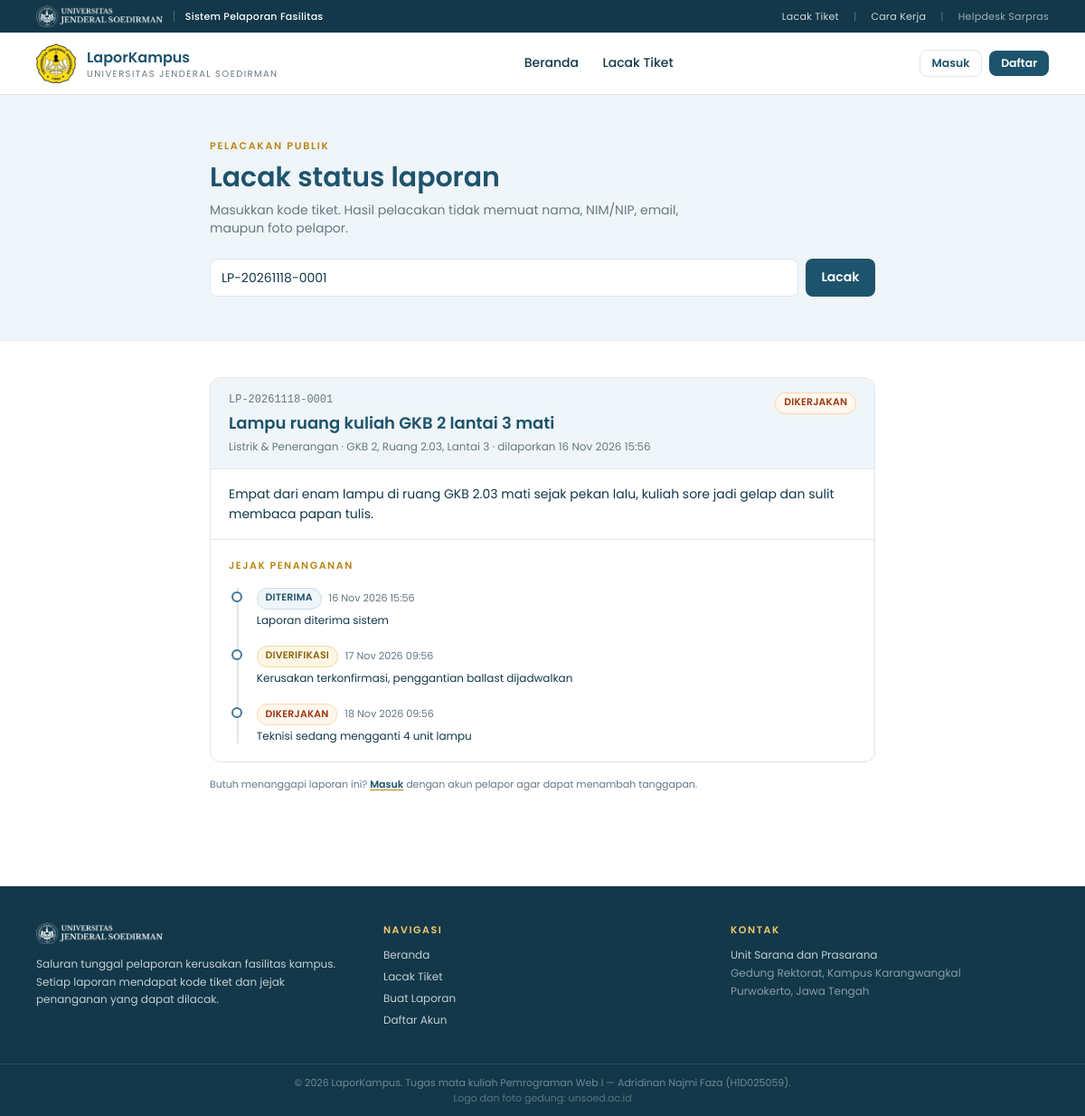
/track.php?kode=LP-20261118-0001, run on the app's committed database.
### tables this page shows
CREATE TABLE laporan (
  id          INT AUTO_INCREMENT PRIMARY KEY,
  kode        VARCHAR(20)  NOT NULL UNIQUE,
  user_id     INT          NOT NULL,
  kategori_id INT          NOT NULL,
  judul       VARCHAR(120) NOT NULL,
  deskripsi   TEXT         NOT NULL,
  lokasi      VARCHAR(160) NOT NULL,
  foto        VARCHAR(255) DEFAULT NULL,
  status      ENUM('diterima','diverifikasi','dikerjakan','selesai','ditolak') NOT NULL DEFAULT 'diterima',
  dibuat      DATETIME NOT NULL DEFAULT CURRENT_TIMESTAMP,
  diperbarui  DATETIME NOT NULL DEFAULT CURRENT_TIMESTAMP ON UPDATE CURRENT_TIMESTAMP,
  CONSTRAINT fk_lap_user FOREIGN KEY (user_id)     REFERENCES users(id)    ON DELETE CASCADE,
  CONSTRAINT fk_lap_kat  FOREIGN KEY (kategori_id) REFERENCES kategori(id) ON DELETE RESTRICT,
  INDEX idx_status (status),
  INDEX idx_kategori (kategori_id),
  INDEX idx_dibuat (dibuat)
);

CREATE TABLE kategori (
  id       INT AUTO_INCREMENT PRIMARY KEY,
  nama     VARCHAR(80) NOT NULL UNIQUE,
  sla_hari SMALLINT    NOT NULL DEFAULT 7
);

CREATE TABLE riwayat (
  id         INT AUTO_INCREMENT PRIMARY KEY,
  laporan_id INT NOT NULL,
  status     VARCHAR(20) NOT NULL,
  catatan    VARCHAR(255) DEFAULT NULL,
  oleh_id    INT DEFAULT NULL,
  waktu      DATETIME NOT NULL DEFAULT CURRENT_TIMESTAMP,
  CONSTRAINT fk_riw_lap  FOREIGN KEY (laporan_id) REFERENCES laporan(id) ON DELETE CASCADE,
  CONSTRAINT fk_riw_user FOREIGN KEY (oleh_id)    REFERENCES users(id)   ON DELETE SET NULL,
  INDEX idx_laporan (laporan_id)
);

### track.php (the view, shortened to what this page needs)
<?php
require_once __DIR__ . '/includes/auth.php';
$kode   = strtoupper(trim((string) ($_GET['kode'] ?? '')));
$kode   = preg_replace('/\s+/', '', $kode);
$laporan = null;
$riwayat = [];
if ($kode !== '') {
    $st = $pdo->prepare(
        'SELECT l.kode, l.judul, l.deskripsi, l.lokasi, l.status, l.dibuat,
                k.nama AS kategori, k.sla_hari
         FROM laporan l JOIN kategori k ON k.id = l.kategori_id
         WHERE l.kode = ?'
    );
    $st->execute([$kode]);
    $laporan = $st->fetch();
    if ($laporan) {
        $sr = $pdo->prepare('SELECT status, catatan, waktu FROM riwayat WHERE laporan_id = (SELECT id FROM laporan WHERE kode = ?) ORDER BY waktu ASC, id ASC');
        $sr->execute([$kode]);
        $riwayat = $sr->fetchAll();
    }
}
include __DIR__ . '/includes/header.php';
?>
<section class="border-b border-line bg-navy-light">
  <div class="mx-auto max-w-3xl px-4 py-12">
    <p class="text-[11px] font-semibold uppercase tracking-[0.16em] text-gold">Pelacakan publik</p>
    <h1 class="mt-2 text-2xl font-semibold text-navy sm:text-3xl">Lacak status laporan</h1>
    <p class="mt-2 max-w-xl text-sm text-muted">
      Masukkan kode tiket. Hasil pelacakan tidak memuat nama, NIM/NIP, email, maupun foto pelapor.
    </p>
    <form method="get" action="<?= BASE ?>/track.php" class="mt-6 flex flex-col gap-2 sm:flex-row">
      <input type="text" name="kode" value="<?= e($kode) ?>" placeholder="LP-20261118-0001"
             maxlength="20" required
             class="w-full rounded-lg border border-line bg-white px-3 py-2.5 text-sm focus:border-navy focus:outline-none focus:ring-2 focus:ring-navy/15">
      <button type="submit" class="btn btn-primary shrink-0">Lacak</button>
    </form>
  </div>
</section>
<div class="mx-auto max-w-3xl px-4 py-10">
<?php if ($kode === ''): ?>
  <div class="card p-6 text-sm text-muted">
    Belum ada kode dimasukkan. Kode tiket berformat <span class="font-mono text-navy">LP-YYYYMMDD-NNNN</span>
    dan dikirim saat laporan berhasil dibuat.
  </div>
<?php else: ?>
  <div class="card overflow-hidden">
    <div class="flex flex-wrap items-start justify-between gap-3 border-b border-line bg-navy-light px-5 py-4">
      <div>
        <p class="font-mono text-xs text-muted"><?= e($laporan['kode']) ?></p>
        <h2 class="mt-1 text-lg font-semibold text-navy"><?= e($laporan['judul']) ?></h2>
        <p class="mt-1 text-xs text-muted">
          <?= e($laporan['kategori']) ?> &middot; <?= e($laporan['lokasi']) ?> &middot;
          dilaporkan <?= date('d M Y H:i', strtotime($laporan['dibuat'])) ?>
        </p>
      </div>
      <div class="flex flex-col items-end gap-1">
        <?= badge_status($laporan['status']) ?>
      </div>
    </div>
    <div class="px-5 py-4">
      <p class="text-sm leading-relaxed text-navy-dark"><?= nl2br(e($laporan['deskripsi'])) ?></p>
    </div>
    <div class="border-t border-line px-5 py-5">
      <h3 class="text-[11px] font-semibold uppercase tracking-[0.14em] text-gold">Jejak penanganan</h3>
      <div class="timeline mt-4">
        <?php foreach ($riwayat as $r): ?>
          <div class="timeline-item <?= in_array($r['status'], ['selesai', 'ditolak'], true) ? 'final' : '' ?>">
            <div class="flex flex-wrap items-center gap-2">
              <?= badge_status($r['status']) ?>
              <span class="timeline-waktu"><?= date('d M Y H:i', strtotime($r['waktu'])) ?></span>
            </div>
            <?php if (!empty($r['catatan'])): ?>
              <p class="mt-1 text-xs text-navy-dark"><?= e($r['catatan']) ?></p>
            <?php endif; ?>
          </div>
        <?php endforeach; ?>
      </div>
    </div>
  </div>
  <p class="mt-4 text-[11px] text-muted">
    Butuh menanggapi laporan ini? <a href="<?= BASE ?>/login.php" class="font-semibold text-navy underline decoration-gold underline-offset-2">Masuk</a>
    dengan akun pelapor agar dapat menambah tanggapan.
  </p>
<?php endif; ?>
</div>
<?php include __DIR__ . '/includes/footer.php'; ?>

### includes/fungsi.php (shortened to what this page needs)
<?php
function e($v): string
{
    return htmlspecialchars((string) $v, ENT_QUOTES, 'UTF-8');
}
function status_label(string $s): string
{
    $map = [
        'diterima'     => 'Diterima',
        'diverifikasi' => 'Diverifikasi',
        'dikerjakan'   => 'Dikerjakan',
        'selesai'      => 'Selesai',
        'ditolak'      => 'Ditolak',
    ];
    return $map[$s] ?? ucfirst($s);
}
function badge_status(string $s): string
{
    return '<span class="badge badge-' . e($s) . '">' . e(status_label($s)) . '</span>';
}

### assets/style.css (style rules this page uses)
:root { --navy: #1d536c; --navy-dark: #12384a; --navy-mid: #3f7896; --gold: #b98515; --gold-bright: #eeb700; --line: #e0e6ea; --muted: #657985; }
body { font-family: 'Poppins', 'Segoe UI', system-ui, sans-serif; }
.btn { display: inline-flex; align-items: center; justify-content: center; gap: .45rem; padding: .6rem 1.1rem; border-radius: .5rem; font-size: .875rem; font-weight: 600; line-height: 1.2; transition: background .15s, color .15s, border-color .15s; cursor: pointer; }
.btn-primary { background: var(--navy); color: #fff; }
.card { background: #fff; border: 1px solid var(--line); border-radius: .75rem; }
.badge { display: inline-block; padding: .18rem .55rem; border-radius: 999px; border: 1px solid transparent; font-size: .68rem; font-weight: 600; letter-spacing: .02em; text-transform: uppercase; }
.badge-diterima { background: #eff5f8; color: #1d536c; border-color: #cbdde6; }
.badge-diverifikasi { background: #fdf6e3; color: #8a6410; border-color: #efd9a3; }
.badge-dikerjakan { background: #fff7ed; color: #9a3412; border-color: #fed7aa; }
.timeline { position: relative; margin-left: .55rem; border-left: 2px solid var(--line); padding-left: 1.25rem; }
.timeline-item { position: relative; padding-bottom: 1.25rem; }
.timeline-item:last-child { padding-bottom: 0; }
.timeline-item::before { content: ''; position: absolute; left: -1.72rem; top: .28rem; width: .75rem; height: .75rem; border-radius: 999px; background: #fff; border: 2px solid var(--navy-mid); }
.timeline-waktu { font-size: .7rem; color: var(--muted); }

### data on the page
laporan: kode "LP-20261118-0001", judul "Lampu ruang kuliah GKB 2 lantai 3 mati", kategori.nama "Listrik & Penerangan", lokasi "GKB 2, Ruang 2.03, Lantai 3", dibuat "16 Nov 2026 15:56", status "DIKERJAKAN", deskripsi "Empat dari enam lampu di ruang GKB 2.03 mati sejak pekan lalu, kuliah sore jadi gelap dan sulit membaca papan tulis."
riwayat: status "DITERIMA", waktu "16 Nov 2026 15:56", catatan "Laporan diterima sistem"
riwayat: status "DIVERIFIKASI", waktu "17 Nov 2026 09:56", catatan "Kerusakan terkonfirmasi, penggantian ballast dijadwalkan"
riwayat: status "DIKERJAKAN", waktu "18 Nov 2026 09:56", catatan "Teknisi sedang mengganti 4 unit lampu"

### other printed values
APP_NAME "LaporKampus"
APP_SUB "UNIVERSITAS JENDERAL SOEDIRMAN"
